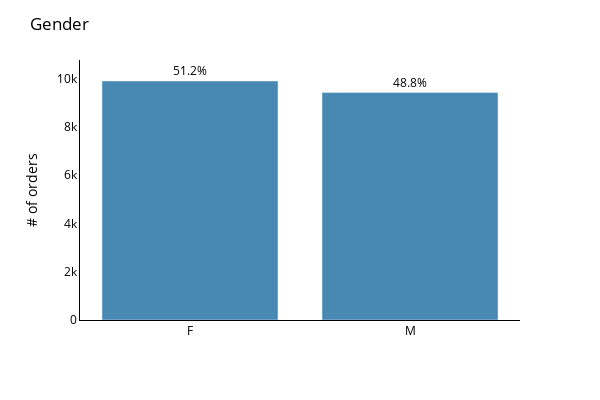

Notebook code for this chart:
### Code cell
# Gender ---------------------------------------------------------

gender_counts = df_model['gender'].value_counts()
gender_percentages = (gender_counts / gender_counts.sum()) * 100

fig_gender = px.bar(x=gender_counts.index, y=gender_counts)
fig_gender.update_layout(
    title='Gender',
    xaxis_title='',
    yaxis_title='# of orders',
    height=400,
    width=600,
    xaxis=dict(tickangle=0, showline=True, linewidth=1, linecolor='black',tickfont=dict(size=12), tickmode='linear'),
    yaxis=dict(showline=True, linewidth=1, linecolor='black'),
    font=dict(color='black'),
    plot_bgcolor='rgba(0,0,0,0)'
)

fig_gender.update_traces(marker_color='#4789B3')

for i, count, percentage in zip(range(len(gender_counts)), gender_counts, gender_percentages):
    fig_gender.add_annotation(
        text=f'{percentage:.1f}%',
        x=gender_counts.index[i],
        y=count,
        yanchor='bottom',
        showarrow=False
    )

fig_gender.show()

### Figure 1 — Plotly figure (JSON) as saved in the notebook; plotly's stock layout.template omitted (floating-point values rounded to 4 significant figures)
{"data": [{"alignmentgroup": "True", "hovertemplate": "x=%{x}<br>y=%{y}<extra></extra>", "legendgroup": "", "marker": {"color": "#4789B3", "pattern": {"shape": ""}}, "name": "", "offsetgroup": "", "orientation": "v", "showlegend": false, "textposition": "auto", "type": "bar", "x": ["F", "M"], "xaxis": "x", "y": [9900, 9419], "yaxis": "y"}], "layout": {"annotations": [{"showarrow": false, "text": "51.2%", "x": "F", "y": 9900, "yanchor": "bottom"}, {"showarrow": false, "text": "48.8%", "x": "M", "y": 9419, "yanchor": "bottom"}], "barmode": "relative", "font": {"color": "black"}, "height": 400, "legend": {"tracegroupgap": 0}, "margin": {"t": 60}, "plot_bgcolor": "rgba(0,0,0,0)", "title": {"text": "Gender"}, "width": 600, "xaxis": {"anchor": "y", "domain": [0, 1], "linecolor": "black", "linewidth": 1, "showline": true, "tickangle": 0, "tickfont": {"size": 12}, "tickmode": "linear", "title": {"text": ""}}, "yaxis": {"anchor": "x", "domain": [0, 1], "linecolor": "black", "linewidth": 1, "showline": true, "title": {"text": "# of orders"}}}}
